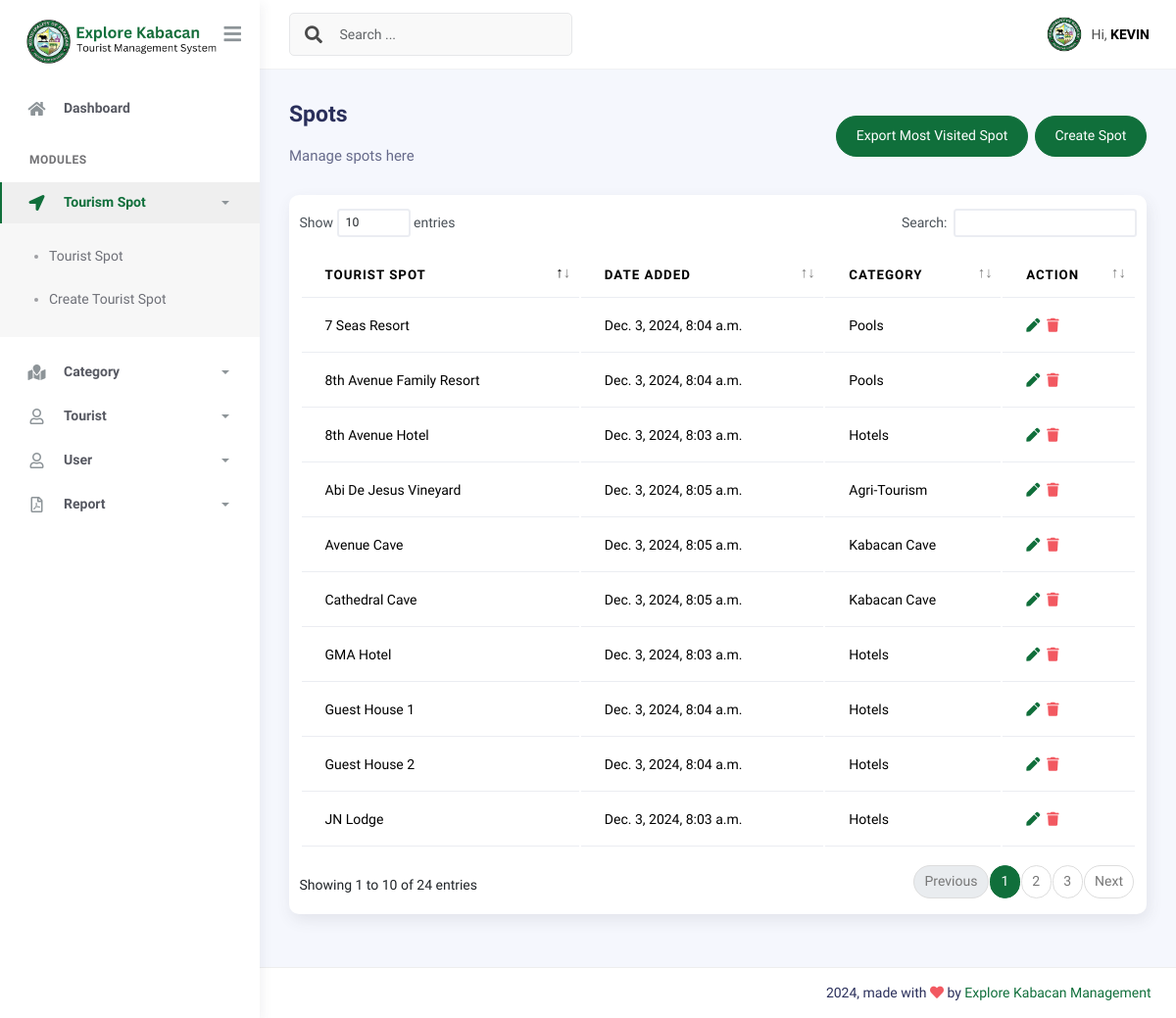
/spot/list (signed in), run on the app's committed database.
### explore_kabacan_app/models.py (models this page shows, shortened)
class CustomUser(AbstractBaseUser, PermissionsMixin):
    username = models.CharField(max_length=150, unique=True)
    first_name = models.CharField(max_length=255)
    middle_name = models.CharField(max_length=255)
    last_name = models.CharField(max_length=255)
    assigned_to = models.ForeignKey('Spot', null=True, blank=True, on_delete=models.CASCADE, help_text='Select what tourist spot you are assigned to.')
    email = models.EmailField(unique=True)
    is_active = models.BooleanField(default=True, help_text='Whether the user can login to the system')
    is_staff = models.BooleanField(default=False, help_text='Whether the user can access the super admin')
    is_superuser = models.BooleanField(default=False, help_text='Whether the user has the admin permission to system')
    date_joined = models.DateTimeField(default=timezone.now)
    objects = CustomUserManager()
    USERNAME_FIELD = "username"
    REQUIRED_FIELDS = ["email"]
    class Meta:
        db_table = "users_tbl"
        verbose_name = "User"
        verbose_name_plural = "Users"

class Spot(models.Model):
    spot = models.CharField(max_length=255, blank=False, null=False)
    category = models.ForeignKey(SpotCategory, blank=True, null=True, on_delete=models.SET_NULL)
    date_added = models.DateTimeField(auto_now_add=True)
    class Meta:
        db_table = "spot_tbl"
        verbose_name = "Tourist Spot"
        verbose_name_plural = "Tourist Spots"

class SpotCategory(models.Model):
    category = models.CharField(max_length=255, blank=False, null=False)
    date_added = models.DateTimeField(auto_now_add=True)
    def __str__(self) -> str:
        return self.category
    class Meta:
        db_table = "spot_category_tbl"
        verbose_name = "Spot Category"
        verbose_name_plural = "Spot Categories"

### explore_kabacan_app/views.py (the view, shortened to what this page needs)
# urls.py: path("spot/list", SpotView.as_view(), name="spot"),
class SpotView(CustomLoginRequiredMixin, View):
    template_name = "spots.html"
    def get(self, request, *args, **kwargs):
        context = {}
        context["tourist_spot"] = Spot.objects.all().order_by("-date_added")
        return render(request, self.template_name, context)

### explore_kabacan_app/templates/spots.html (shortened to what this page needs)
{% extends './includes/base.html' %}
{% block content %}
<div class="page-inner">
    <div class="d-flex align-items-left align-items-md-center flex-column flex-md-row pt-2 pb-4">
        <div>
            <h3 class="fw-bold mb-3">Spots</h3>
            <h6 class="op-7 mb-2">Manage spots here</h6>
        </div>
        <div class="ms-md-auto py-2 py-md-0 d-flex gap-2">
            <form method="post">
                <button type="submit" class="btn btn-primary btn-round">Export Most Visited Spot</button>
            </form>
            <a href="{% url 'add_spot' %}" class="btn btn-primary btn-round">Create Spot</a>
        </div>
    </div>
    <div class="card py-3">
        <table class="table" id="datatable">
            <thead>
                <tr>
                    <th>Tourist Spot</th>
                    <th>Date Added</th>
                    <th>Category</th>
                    <th>Action</th>
                </tr>
            </thead>
            <tbody>
                {% for spot in tourist_spot %}
                <tr>
                    <td>{{ spot.spot }}</td>
                    <td>{{ spot.date_added }}</td>
                    <td>{{ spot.category }}</td>
                    <td class="d-flex align-items-left justify-content-start gap-2">
                        <a href="{% url 'update_spot' pk=spot.id %}">
                            <i class="fas fa-pen"></i>
                        </a>
                        <a href="{% url 'delete_spot' pk=spot.id %}">
                            <i class="fas fa-trash text-danger"></i>
                        </a>
                    </td>
                </tr>
                {% endfor %}
            </tbody>
        </table>
    </div>
</div>
{% endblock %}

### explore_kabacan_app/templates/includes/navbar.html (shortened to what this page needs)
{% load static %}
<nav class="navbar navbar-header navbar-header-transparent navbar-expand-lg border-bottom">
    <div class="container-fluid">
        <nav class="navbar navbar-header-left navbar-expand-lg navbar-form nav-search p-0 d-none d-lg-flex">
            <div class="input-group">
              <div class="input-group-prepend">
                <button type="submit" class="btn btn-search pe-1">
                  <i class="fa fa-search search-icon"></i>
                </button>
              </div>
              <input type="text" placeholder="Search ..." class="form-control">
            </div>
          </nav>
        <ul class="navbar-nav topbar-nav ms-md-auto align-items-center">
            <li class="nav-item topbar-user dropdown hidden-caret">
                <a
                    class="dropdown-toggle profile-pic"
                    data-bs-toggle="dropdown"
                    href="#"
                    aria-expanded="false"
                >
                    <div class="avatar-sm">
                        <img src="{% static 'assets/img/logo.jpg' %}" alt="{{ request.user.username }}" class="avatar-img rounded-circle">
                    </div>
                    <span class="profile-username">
                        <span class="op-7">Hi,</span>
                        <span class="fw-bold" style="text-transform: uppercase;">{{ request.user.username }}</span>
                    </span>
                </a>
            </li>
        </ul>
    </div>
</nav>

### explore_kabacan_app/templates/includes/base.html (style rules this page uses)
.btn-primary { background-color: #106F3B !important; border-color: #106F3B !important; }

### data on the page
CustomUser: user.username "KEVIN"
Spot: spot "Cathedral Cave", date_added "Dec. 3, 2024, 8:05 a.m.", category "Kabacan Cave"
Spot: spot "Avenue Cave", date_added "Dec. 3, 2024, 8:05 a.m.", category "Kabacan Cave"
Spot: spot "Abi De Jesus Vineyard", date_added "Dec. 3, 2024, 8:05 a.m.", category "Agri-Tourism"
Spot: spot "8th Avenue Family Resort", date_added "Dec. 3, 2024, 8:04 a.m.", category "Pools"
Spot: spot "7 Seas Resort", date_added "Dec. 3, 2024, 8:04 a.m.", category "Pools"
Spot: spot "Guest House 2", date_added "Dec. 3, 2024, 8:04 a.m.", category "Hotels"
Spot: spot "Guest House 1", date_added "Dec. 3, 2024, 8:04 a.m.", category "Hotels"
Spot: spot "JN Lodge", date_added "Dec. 3, 2024, 8:03 a.m.", category "Hotels"
Spot: spot "GMA Hotel", date_added "Dec. 3, 2024, 8:03 a.m.", category "Hotels"
Spot: spot "8th Avenue Hotel", date_added "Dec. 3, 2024, 8:03 a.m.", category "Hotels"
